Frame 1 (no input): blank canvas, image omitted
Frame 60 (the mouse pressed at the canvas centre just before this capture): blank canvas, image omitted
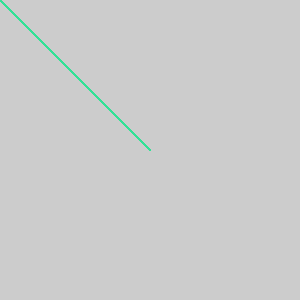
Frame 120 (the mouse held since frame 60 and released just before this capture)

The Processing sketch whose frames 1 and 60 were blank and that drew this single picture after the mouse press (run headless with seeded random() and noise(); from frame 60 on, the mouse is pressed at the canvas centre):

// Processing sketch: processing_182699
// ── processing_182699.pde


void setup() {
size(300,300);
}
 
void draw() {
stroke(50,225,mouseY);
line(0, 0, mouseX, mouseY);
}
